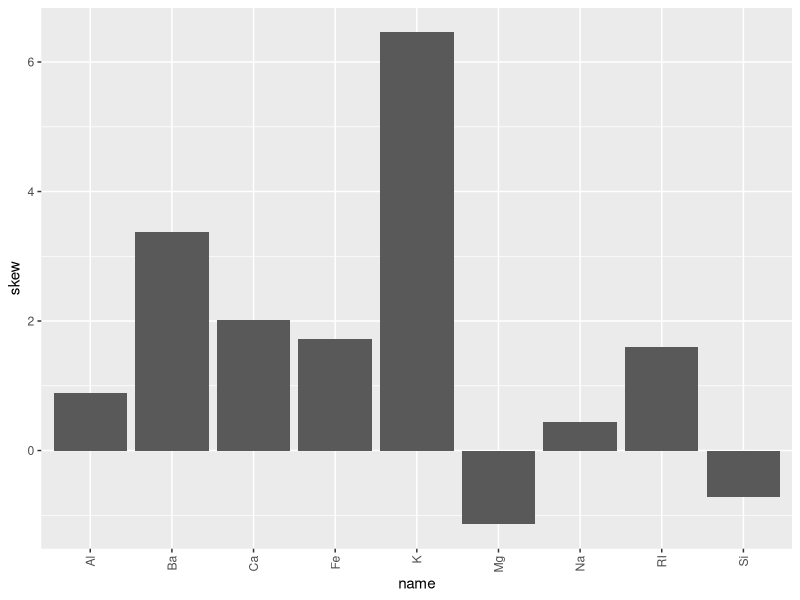
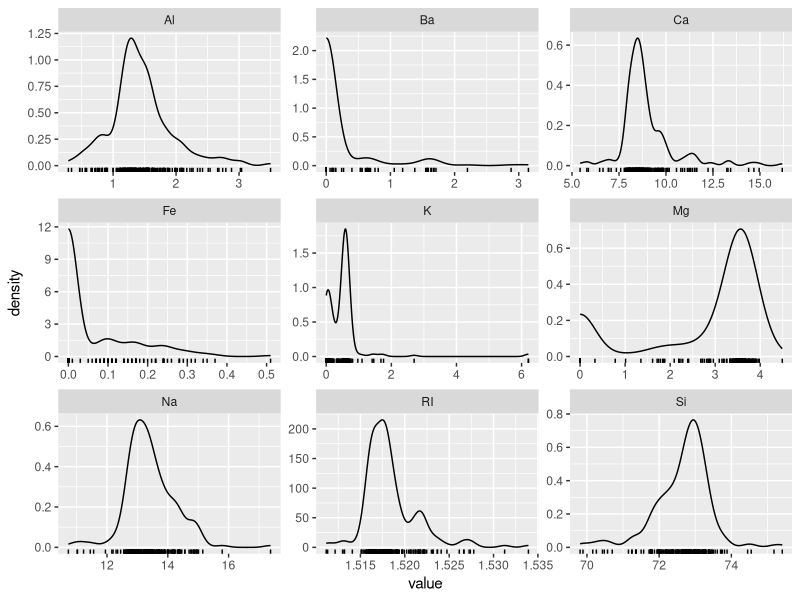
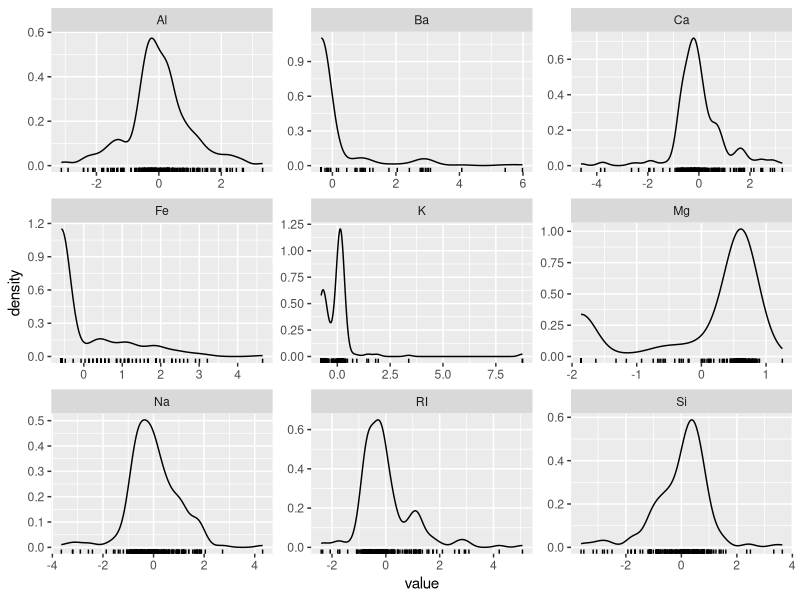
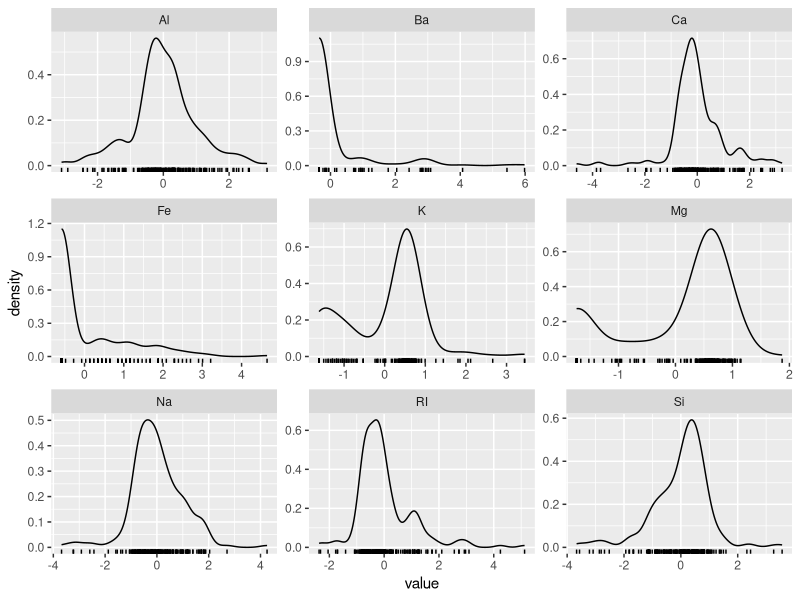
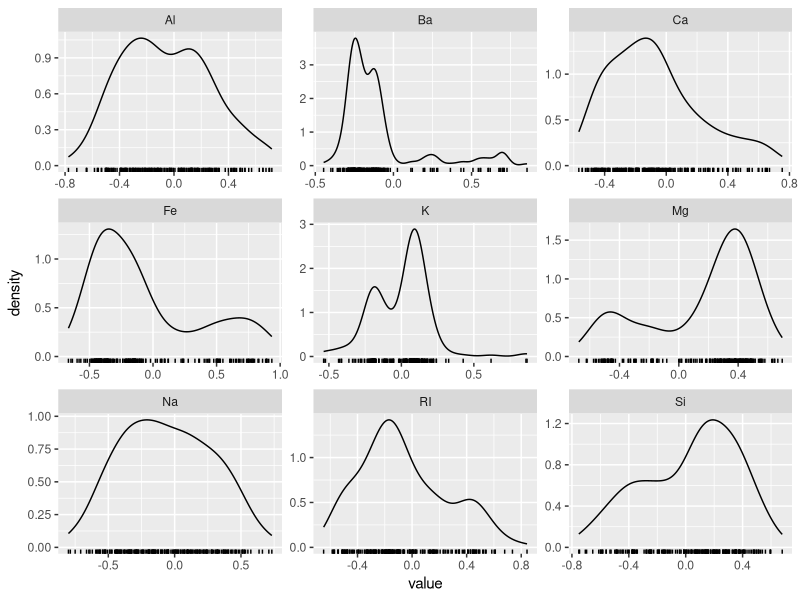
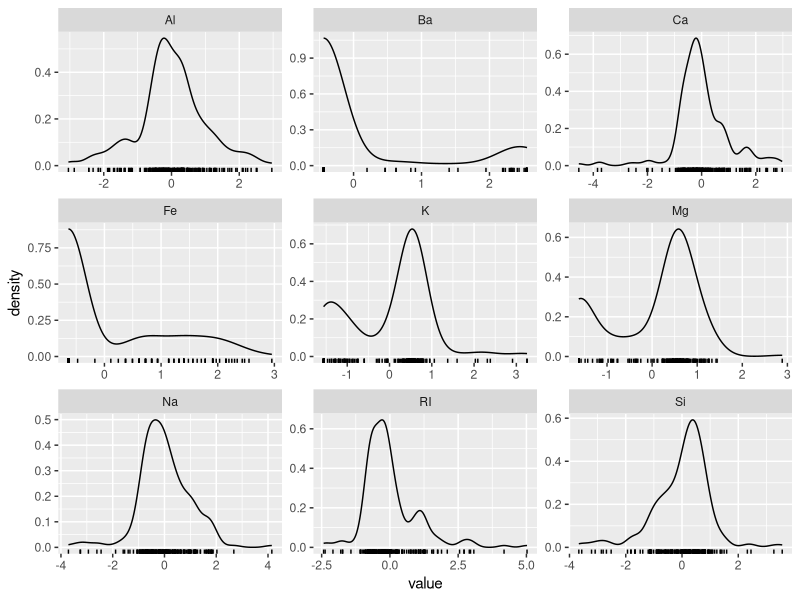

Reproduce these figures in R, in order. (Note: this script raises an error after producing the figures.)
## ---- chunk 1
library(tidyverse)
library(caret)
library(e1071)
## ---- chunk 2
library(mlbench)
data(Glass)
str(Glass)
## ---- chunk 3

skewValues <- Glass %>%
  select(-Type) %>%
  apply(MARGIN = 2, FUN = skewness)

# plot skewness
data_frame(name = names(skewValues), skew = skewValues) %>%
  ggplot(aes(x = name, y = skew)) + geom_bar(stat = "identity") + theme(axis.text.x = element_text(angle=90, hjust=1, vjust=.5))
## ---- chunk 4
Glass %>% 
  select(-Type) %>%
  gather() %>%
  ggplot(aes(value)) + facet_wrap(~ key, scales = "free") + geom_density() + geom_rug()
## ---- chunk 5
transform_data <- function(trans_list){
  # function for applying transformations to Glass dataset and plotting resulting predictor densities
  
  # applying transformations to Glass X
  trans <- preProcess(Glass, method = trans_list)
  Glass_trans <- predict(trans, Glass)
  # plot
  Glass_trans %>%
    select(-Type) %>%
    gather() %>%
    ggplot(aes(value)) + facet_wrap(~ key, scales = "free") + geom_density() + geom_rug()
}

transform_data(c("BoxCox", "center", "scale"))

## ---- chunk 6
transform_data( c("YeoJohnson", "center", "scale") )

## ---- chunk 7
transform_data( c("center", "scale","spatialSign"))
## ---- chunk 8
transform_data( c("expoTrans", "center", "scale") )
## ---- chunk 9
library(corrplot)
correlations <- Glass_trans %>%
  select(-Type) %>%
  cor()
# reorder to reveal clusters of highly correlated predictors
corrplot(correlations, order = "hclust")
## ---- chunk 10
highcorr <- findCorrelation(correlations, cutoff = .75)
filteredGlass_trans <- Glass_trans[, -highcorr]
str(filteredGlass_trans)
## ---- chunk 11
names(Glass_trans)[highcorr]
